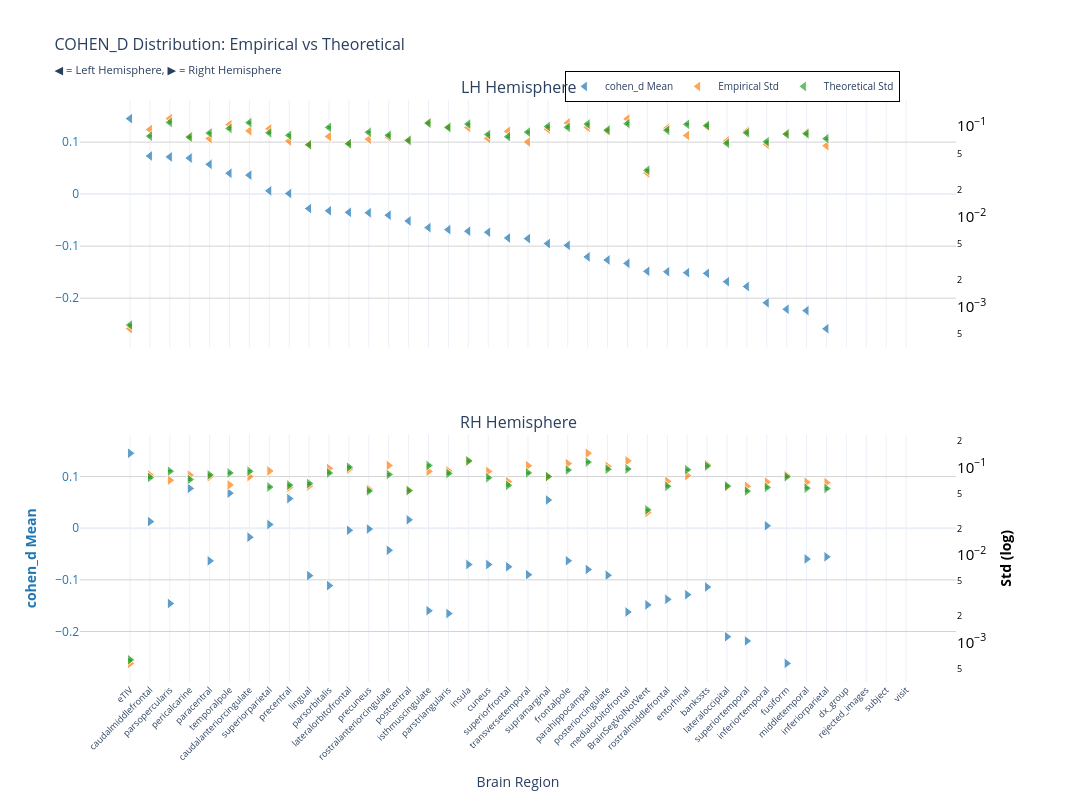
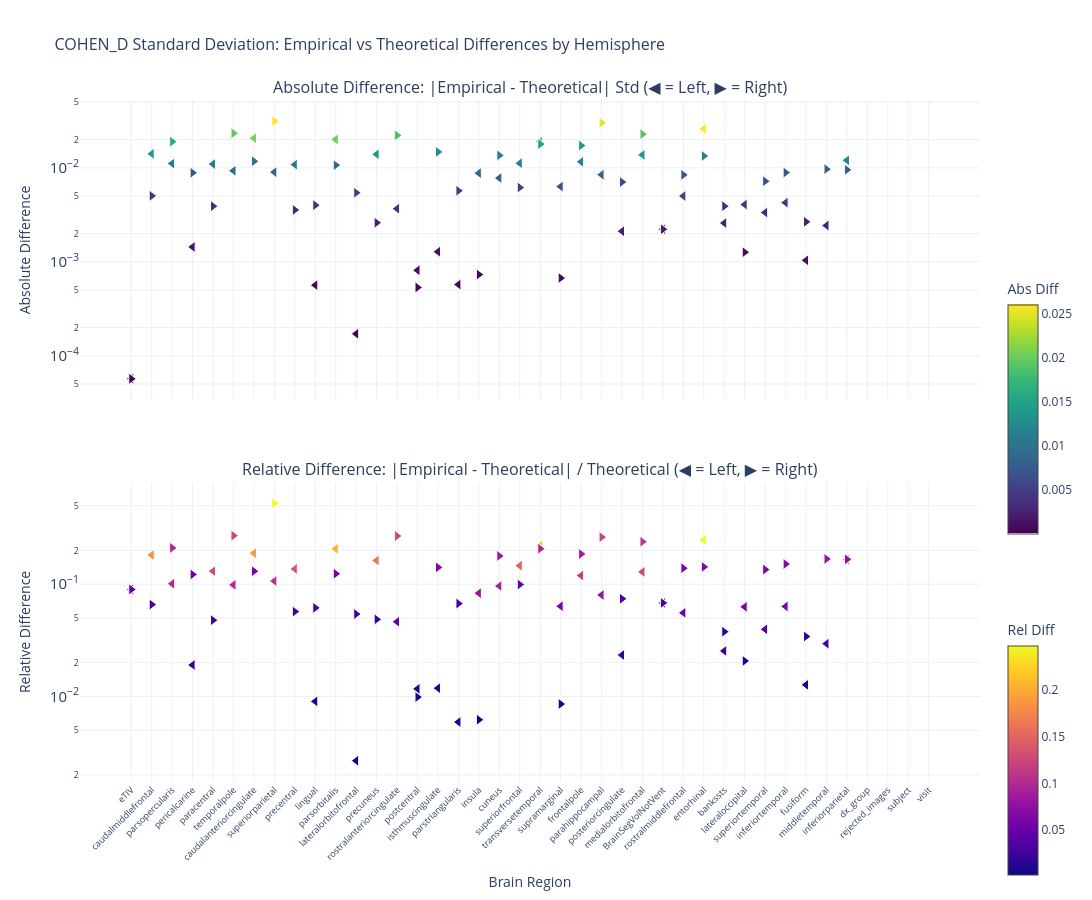

Notebook code for these charts, in order:
### Markdown cell above
### p-value

### Code cell
nu_nav = df_npvr[(df_npvr["study"] == "longitudinal") & (df_npvr["group"] == "HC-PD")]
data_path = stats_dir / f"cohen_d_longitudinal_{METRIC}.parquet"
df, stats = get_test_stats(
    data_path,
    stat_functions_F,
    nu_nav,
    hemisphere=True,
    study="longitudinal",
    raw_values=True,
)
show_figure(
    stats, hemisphere=True, stat_name="cohen_d", study="longitudinal", metric=METRIC
)

### Figure 1 — Plotly figure (JSON) as saved in the notebook; plotly's stock layout.template omitted (floating-point values rounded to 4 significant figures)
{"data": [{"hovertemplate": "<b>%{x}</b><br>Mean cohen_d: %{y:.2f}<br><extra></extra>", "legendgroup": "mean", "marker": {"color": "#1f77b4", "line": {"color": "white", "width": 1}, "opacity": 0.7, "size": 10, "symbol": "triangle-left"}, "mode": "markers", "name": "cohen_d Mean", "showlegend": true, "type": "scatter", "x": ["eTIV", "caudalmiddlefrontal", "parsopercularis", "pericalcarine", "paracentral", "temporalpole", "caudalanteriorcingulate", "superiorparietal", "precentral", "lingual", "parsorbitalis", "lateralorbitofrontal", "precuneus", "rostralanteriorcingulate", "postcentral", "isthmuscingulate", "parstriangularis", "insula", "cuneus", "superiorfrontal", "transversetemporal", "supramarginal", "frontalpole", "parahippocampal", "posteriorcingulate", "medialorbitofrontal", "BrainSegVolNotVent", "rostralmiddlefrontal", "entorhinal", "bankssts", "lateraloccipital", "superiortemporal", "inferiortemporal", "fusiform", "middletemporal", "inferiorparietal", "dx_group", "rejected_images", "subject", "visit"], "xaxis": "x", "y": [0.1452, 0.07339, 0.07151, 0.06927, 0.05726, 0.04012, 0.0365, 0.006273, 0.001212, -0.02777, -0.03201, -0.03501, -0.0359, -0.04049, -0.05163, -0.06443, -0.06829, -0.07122, -0.07324, -0.08432, -0.08555, -0.09506, -0.0985, -0.1207, -0.1266, -0.1331, -0.1484, -0.1491, -0.151, -0.1524, -0.1684, -0.1776, -0.2089, -0.2214, -0.224, -0.2588, NaN, NaN, NaN, NaN], "yaxis": "y"}, {"hovertemplate": "<b>%{x}</b><br>Empirical Std: %{y:.3f}<br><extra></extra>", "legendgroup": "empirical", "marker": {"color": "#ff7f0e", "line": {"color": "white", "width": 1}, "opacity": 0.7, "size": 10, "symbol": "triangle-left"}, "mode": "markers", "name": "Empirical Std", "showlegend": true, "type": "scatter", "x": ["eTIV", "caudalmiddlefrontal", "parsopercularis", "pericalcarine", "paracentral", "temporalpole", "caudalanteriorcingulate", "superiorparietal", "precentral", "lingual", "parsorbitalis", "lateralorbitofrontal", "precuneus", "rostralanteriorcingulate", "postcentral", "isthmuscingulate", "parstriangularis", "insula", "cuneus", "superiorfrontal", "transversetemporal", "supramarginal", "frontalpole", "parahippocampal", "posteriorcingulate", "medialorbitofrontal", "BrainSegVolNotVent", "rostralmiddlefrontal", "entorhinal", "bankssts", "lateraloccipital", "superiortemporal", "inferiortemporal", "fusiform", "middletemporal", "inferiorparietal", "dx_group", "rejected_images", "subject", "visit"], "xaxis": "x", "y": [0.0005753, 0.09179, 0.1214, 0.077, 0.073, 0.1038, 0.08884, 0.09344, 0.06842, 0.06192, 0.077, 0.06422, 0.07179, 0.07579, 0.07035, 0.1094, 0.09745, 0.09691, 0.0732, 0.0878, 0.06693, 0.09297, 0.1088, 0.09714, 0.08842, 0.1205, 0.03039, 0.0952, 0.07902, 0.09912, 0.06883, 0.08783, 0.06307, 0.08279, 0.08488, 0.06085, NaN, NaN, NaN, NaN], "yaxis": "y2"}, {"error_y": {"array": [1.256e-05, 0.001543, 0.00219, 0.001501, 0.001668, 0.001877, 0.002177, 0.001678, 0.001575, 0.001242, 0.001929, 0.001273, 0.001703, 0.001579, 0.001382, 0.002149, 0.001925, 0.0021, 0.001609, 0.001522, 0.001709, 0.001973, 0.001931, 0.002098, 0.001799, 0.002121, 0.000648, 0.001792, 0.002087, 0.002021, 0.001287, 0.001679, 0.001338, 0.001624, 0.001638, 0.001448, NaN, NaN, NaN, NaN], "arrayminus": [1.231e-05, 0.001513, 0.002147, 0.001472, 0.001635, 0.001839, 0.002134, 0.001644, 0.001543, 0.001217, 0.00189, 0.001247, 0.00167, 0.001548, 0.001354, 0.002106, 0.001887, 0.002059, 0.001577, 0.001492, 0.001675, 0.001934, 0.001892, 0.002056, 0.001763, 0.002079, 0.0006352, 0.001757, 0.002045, 0.001981, 0.001261, 0.001645, 0.001311, 0.001592, 0.001606, 0.001419, NaN, NaN, NaN, NaN], "color": "#2ca02c", "thickness": 1, "type": "data", "visible": true, "width": 2}, "hovertemplate": "<b>%{x}</b><br>Theoretical Std: %{y:.3f}<br><extra></extra>", "legendgroup": "theoretical", "marker": {"color": "#2ca02c", "line": {"color": "white", "width": 1}, "opacity": 0.7, "size": 10, "symbol": "triangle-left"}, "mode": "markers", "name": "Theoretical Std", "showlegend": true, "type": "scatter", "x": ["eTIV", "caudalmiddlefrontal", "parsopercularis", "pericalcarine", "paracentral", "temporalpole", "caudalanteriorcingulate", "superiorparietal", "precentral", "lingual", "parsorbitalis", "lateralorbitofrontal", "precuneus", "rostralanteriorcingulate", "postcentral", "isthmuscingulate", "parstriangularis", "insula", "cuneus", "superiorfrontal", "transversetemporal", "supramarginal", "frontalpole", "parahippocampal", "posteriorcingulate", "medialorbitofrontal", "BrainSegVolNotVent", "rostralmiddlefrontal", "entorhinal", "bankssts", "lateraloccipital", "superiortemporal", "inferiortemporal", "fusiform", "middletemporal", "inferiorparietal", "dx_group", "rejected_images", "subject", "visit"], "xaxis": "x", "y": [0.0006321, 0.07768, 0.1102, 0.07556, 0.08397, 0.09444, 0.1096, 0.08443, 0.07924, 0.06249, 0.09707, 0.06405, 0.08573, 0.07947, 0.06953, 0.1081, 0.09688, 0.1057, 0.08099, 0.0766, 0.08601, 0.09929, 0.09717, 0.1056, 0.09054, 0.1068, 0.03261, 0.09019, 0.105, 0.1017, 0.06476, 0.08449, 0.06734, 0.08176, 0.08245, 0.07288, NaN, NaN, NaN, NaN], "yaxis": "y2"}, {"hovertemplate": "<b>%{x}</b><br>Mean cohen_d: %{y:.2f}<br><extra></extra>", "legendgroup": "mean", "marker": {"color": "#1f77b4", "line": {"color": "white", "width": 1}, "opacity": 0.7, "size": 10, "symbol": "triangle-right"}, "mode": "markers", "name": "cohen_d Mean", "showlegend": false, "type": "scatter", "x": ["eTIV", "pericalcarine", "temporalpole", "precentral", "supramarginal", "postcentral", "caudalmiddlefrontal", "superiorparietal", "inferiortemporal", "precuneus", "lateralorbitofrontal", "caudalanteriorcingulate", "rostralanteriorcingulate", "inferiorparietal", "middletemporal", "frontalpole", "paracentral", "insula", "cuneus", "superiorfrontal", "parahippocampal", "transversetemporal", "posteriorcingulate", "lingual", "parsorbitalis", "bankssts", "entorhinal", "rostralmiddlefrontal", "parsopercularis", "BrainSegVolNotVent", "isthmuscingulate", "medialorbitofrontal", "parstriangularis", "lateraloccipital", "superiortemporal", "fusiform", "dx_group", "rejected_images", "subject", "visit"], "xaxis": "x2", "y": [0.1452, 0.07709, 0.06785, 0.05734, 0.05463, 0.01625, 0.01287, 0.007189, 0.004773, -0.001514, -0.003959, -0.01736, -0.0427, -0.05542, -0.05958, -0.06301, -0.06321, -0.07026, -0.07031, -0.0747, -0.07986, -0.08997, -0.09105, -0.09179, -0.1111, -0.1138, -0.1287, -0.1377, -0.1458, -0.1484, -0.1597, -0.1622, -0.1652, -0.2101, -0.2183, -0.2617, NaN, NaN, NaN, NaN], "yaxis": "y3"}, {"hovertemplate": "<b>%{x}</b><br>Empirical Std: %{y:.3f}<br><extra></extra>", "legendgroup": "empirical", "marker": {"color": "#ff7f0e", "line": {"color": "white", "width": 1}, "opacity": 0.7, "size": 10, "symbol": "triangle-right"}, "mode": "markers", "name": "Empirical Std", "showlegend": false, "type": "scatter", "x": ["eTIV", "pericalcarine", "temporalpole", "precentral", "supramarginal", "postcentral", "caudalmiddlefrontal", "superiorparietal", "inferiortemporal", "precuneus", "lateralorbitofrontal", "caudalanteriorcingulate", "rostralanteriorcingulate", "inferiorparietal", "middletemporal", "frontalpole", "paracentral", "insula", "cuneus", "superiorfrontal", "parahippocampal", "transversetemporal", "posteriorcingulate", "lingual", "parsorbitalis", "bankssts", "entorhinal", "rostralmiddlefrontal", "parsopercularis", "BrainSegVolNotVent", "isthmuscingulate", "medialorbitofrontal", "parstriangularis", "lateraloccipital", "superiortemporal", "fusiform", "dx_group", "rejected_images", "subject", "visit"], "xaxis": "x2", "y": [0.0005753, 0.08142, 0.06289, 0.05899, 0.07779, 0.05462, 0.08152, 0.09084, 0.06785, 0.05627, 0.09493, 0.07829, 0.1049, 0.06678, 0.06745, 0.1103, 0.07793, 0.1188, 0.08964, 0.06837, 0.1446, 0.1043, 0.1022, 0.06118, 0.09693, 0.1074, 0.08044, 0.06912, 0.07125, 0.03039, 0.08996, 0.1184, 0.09065, 0.05984, 0.06068, 0.08062, NaN, NaN, NaN, NaN], "yaxis": "y4"}, {"error_y": {"array": [1.256e-05, 0.001442, 0.001714, 0.001243, 0.001559, 0.001075, 0.00152, 0.001182, 0.001171, 0.001066, 0.001994, 0.001789, 0.001643, 0.001138, 0.001148, 0.001849, 0.001626, 0.002347, 0.001511, 0.001236, 0.002276, 0.001716, 0.001891, 0.001295, 0.001714, 0.002056, 0.001864, 0.001206, 0.001793, 0.000648, 0.002081, 0.001899, 0.001688, 0.001214, 0.001062, 0.001549, NaN, NaN, NaN, NaN], "arrayminus": [1.231e-05, 0.001413, 0.00168, 0.001218, 0.001528, 0.001053, 0.00149, 0.001159, 0.001148, 0.001045, 0.001955, 0.001754, 0.001611, 0.001115, 0.001125, 0.001812, 0.001594, 0.0023, 0.001481, 0.001211, 0.002231, 0.001682, 0.001854, 0.00127, 0.00168, 0.002015, 0.001827, 0.001182, 0.001758, 0.0006352, 0.00204, 0.001862, 0.001654, 0.00119, 0.001041, 0.001518, NaN, NaN, NaN, NaN], "color": "#2ca02c", "thickness": 1, "type": "data", "visible": true, "width": 2}, "hovertemplate": "<b>%{x}</b><br>Theoretical Std: %{y:.3f}<br><extra></extra>", "legendgroup": "theoretical", "marker": {"color": "#2ca02c", "line": {"color": "white", "width": 1}, "opacity": 0.7, "size": 10, "symbol": "triangle-right"}, "mode": "markers", "name": "Theoretical Std", "showlegend": false, "type": "scatter", "x": ["eTIV", "pericalcarine", "temporalpole", "precentral", "supramarginal", "postcentral", "caudalmiddlefrontal", "superiorparietal", "inferiortemporal", "precuneus", "lateralorbitofrontal", "caudalanteriorcingulate", "rostralanteriorcingulate", "inferiorparietal", "middletemporal", "frontalpole", "paracentral", "insula", "cuneus", "superiorfrontal", "parahippocampal", "transversetemporal", "posteriorcingulate", "lingual", "parsorbitalis", "bankssts", "entorhinal", "rostralmiddlefrontal", "parsopercularis", "BrainSegVolNotVent", "isthmuscingulate", "medialorbitofrontal", "parstriangularis", "lateraloccipital", "superiortemporal", "fusiform", "dx_group", "rejected_images", "subject", "visit"], "xaxis": "x2", "y": [0.0006321, 0.07256, 0.08624, 0.06255, 0.07846, 0.05409, 0.07649, 0.05949, 0.05894, 0.05366, 0.1004, 0.09004, 0.0827, 0.05725, 0.05775, 0.09305, 0.08184, 0.1181, 0.07606, 0.0622, 0.1145, 0.08637, 0.09519, 0.06519, 0.08624, 0.1035, 0.0938, 0.0607, 0.09025, 0.03261, 0.1047, 0.09559, 0.08495, 0.06111, 0.05347, 0.07795, NaN, NaN, NaN, NaN], "yaxis": "y4"}], "layout": {"annotations": [{"font": {"size": 16}, "showarrow": false, "text": "LH Hemisphere", "x": 0.47, "xanchor": "center", "xref": "paper", "y": 1, "yanchor": "bottom", "yref": "paper"}, {"font": {"size": 16}, "showarrow": false, "text": "RH Hemisphere", "x": 0.47, "xanchor": "center", "xref": "paper", "y": 0.425, "yanchor": "bottom", "yref": "paper"}], "height": 800, "hovermode": "x", "legend": {"bgcolor": "rgba(255, 255, 255, 0.9)", "bordercolor": "black", "borderwidth": 1, "font": {"size": 10}, "orientation": "h", "x": 0.7, "xanchor": "center", "y": 1.05}, "title": {"font": {"size": 16}, "text": "COHEN_D Distribution: Empirical vs Theoretical<br><sub>◀ = Left Hemisphere, ▶ = Right Hemisphere</sub>"}, "width": 1400, "xaxis": {"anchor": "y", "domain": [0, 0.94], "matches": "x2", "showticklabels": false}, "xaxis2": {"anchor": "y3", "domain": [0, 0.94], "tickangle": -45, "tickfont": {"size": 9}, "title": {"text": "Brain Region"}}, "yaxis": {"anchor": "x", "domain": [0.575, 1], "gridcolor": "lightgray", "showgrid": true, "tickfont": {"color": "#1f77b4"}, "title": {"font": {"color": "#1f77b4"}, "text": ""}}, "yaxis2": {"anchor": "x", "exponentformat": "power", "overlaying": "y", "showgrid": false, "side": "right", "tickfont": {"color": "black"}, "title": {"font": {"color": "black"}, "text": ""}, "type": "log"}, "yaxis3": {"anchor": "x2", "domain": [0, 0.425], "gridcolor": "lightgray", "showgrid": true, "tickfont": {"color": "#1f77b4"}, "title": {"font": {"color": "#1f77b4"}, "text": "<b>cohen_d Mean</b>"}}, "yaxis4": {"anchor": "x2", "exponentformat": "power", "overlaying": "y3", "showgrid": false, "side": "right", "tickfont": {"color": "black"}, "title": {"font": {"color": "black"}, "text": "<b>Std (log)</b>"}, "type": "log"}}}

### Figure 2 — Plotly figure (JSON) as saved in the notebook; plotly's stock layout.template omitted (floating-point values rounded to 4 significant figures)
{"data": [{"hovertemplate": "<b>%{x}</b><br>Hemisphere: %{text}<br>Abs Diff: %{y:.4f}<br><extra></extra>", "legendgroup": "abs_lh", "marker": {"color": [5.68e-05, 0.01411, 0.01111, 0.00144, 0.01097, 0.009308, 0.02071, 0.009006, 0.01083, 0.0005644, 0.02006, 0.0001712, 0.01394, 0.003677, 0.0008124, 0.001281, 0.0005728, 0.008788, 0.007791, 0.0112, 0.01907, 0.006318, 0.0116, 0.008452, 0.002116, 0.01374, 0.002219, 0.005009, 0.026, 0.002585, 0.004068, 0.003346, 0.004264, 0.001036, 0.002431, 0.01203, NaN, NaN, NaN, NaN], "colorbar": {"len": 0.4, "title": {"text": "Abs Diff"}, "y": 0.75, "yanchor": "top"}, "colorscale": [[0, "#440154"], [0.1111, "#482878"], [0.2222, "#3e4989"], [0.3333, "#31688e"], [0.4444, "#26828e"], [0.5556, "#1f9e89"], [0.6667, "#35b779"], [0.7778, "#6ece58"], [0.8889, "#b5de2b"], [1, "#fde725"]], "line": {"color": "white", "width": 1}, "showscale": true, "size": 10, "symbol": "triangle-left"}, "mode": "markers", "name": "Absolute (lh)", "showlegend": false, "text": ["lh", "lh", "lh", "lh", "lh", "lh", "lh", "lh", "lh", "lh", "lh", "lh", "lh", "lh", "lh", "lh", "lh", "lh", "lh", "lh", "lh", "lh", "lh", "lh", "lh", "lh", "lh", "lh", "lh", "lh", "lh", "lh", "lh", "lh", "lh", "lh", "lh", "lh", "lh", "lh"], "type": "scatter", "x": ["eTIV", "caudalmiddlefrontal", "parsopercularis", "pericalcarine", "paracentral", "temporalpole", "caudalanteriorcingulate", "superiorparietal", "precentral", "lingual", "parsorbitalis", "lateralorbitofrontal", "precuneus", "rostralanteriorcingulate", "postcentral", "isthmuscingulate", "parstriangularis", "insula", "cuneus", "superiorfrontal", "transversetemporal", "supramarginal", "frontalpole", "parahippocampal", "posteriorcingulate", "medialorbitofrontal", "BrainSegVolNotVent", "rostralmiddlefrontal", "entorhinal", "bankssts", "lateraloccipital", "superiortemporal", "inferiortemporal", "fusiform", "middletemporal", "inferiorparietal", "dx_group", "rejected_images", "subject", "visit"], "xaxis": "x", "y": [5.68e-05, 0.01411, 0.01111, 0.00144, 0.01097, 0.009308, 0.02071, 0.009006, 0.01083, 0.0005644, 0.02006, 0.0001712, 0.01394, 0.003677, 0.0008124, 0.001281, 0.0005728, 0.008788, 0.007791, 0.0112, 0.01907, 0.006318, 0.0116, 0.008452, 0.002116, 0.01374, 0.002219, 0.005009, 0.026, 0.002585, 0.004068, 0.003346, 0.004264, 0.001036, 0.002431, 0.01203, NaN, NaN, NaN, NaN], "yaxis": "y"}, {"hovertemplate": "<b>%{x}</b><br>Hemisphere: %{text}<br>Rel Diff: %{y:.2%}<br><extra></extra>", "legendgroup": "rel_lh", "marker": {"color": [0.08986, 0.1816, 0.1008, 0.01906, 0.1306, 0.09856, 0.1891, 0.1067, 0.1366, 0.009033, 0.2067, 0.002672, 0.1626, 0.04627, 0.01168, 0.01184, 0.005912, 0.08314, 0.0962, 0.1462, 0.2218, 0.06363, 0.1193, 0.08004, 0.02338, 0.1287, 0.06805, 0.05553, 0.2476, 0.02541, 0.06282, 0.0396, 0.06333, 0.01268, 0.02949, 0.1651, NaN, NaN, NaN, NaN], "colorbar": {"len": 0.4, "title": {"text": "Rel Diff"}, "y": 0.25, "yanchor": "top"}, "colorscale": [[0, "#0d0887"], [0.1111, "#46039f"], [0.2222, "#7201a8"], [0.3333, "#9c179e"], [0.4444, "#bd3786"], [0.5556, "#d8576b"], [0.6667, "#ed7953"], [0.7778, "#fb9f3a"], [0.8889, "#fdca26"], [1, "#f0f921"]], "line": {"color": "white", "width": 1}, "showscale": true, "size": 10, "symbol": "triangle-left"}, "mode": "markers", "name": "Relative (lh)", "showlegend": false, "text": ["lh", "lh", "lh", "lh", "lh", "lh", "lh", "lh", "lh", "lh", "lh", "lh", "lh", "lh", "lh", "lh", "lh", "lh", "lh", "lh", "lh", "lh", "lh", "lh", "lh", "lh", "lh", "lh", "lh", "lh", "lh", "lh", "lh", "lh", "lh", "lh", "lh", "lh", "lh", "lh"], "type": "scatter", "x": ["eTIV", "caudalmiddlefrontal", "parsopercularis", "pericalcarine", "paracentral", "temporalpole", "caudalanteriorcingulate", "superiorparietal", "precentral", "lingual", "parsorbitalis", "lateralorbitofrontal", "precuneus", "rostralanteriorcingulate", "postcentral", "isthmuscingulate", "parstriangularis", "insula", "cuneus", "superiorfrontal", "transversetemporal", "supramarginal", "frontalpole", "parahippocampal", "posteriorcingulate", "medialorbitofrontal", "BrainSegVolNotVent", "rostralmiddlefrontal", "entorhinal", "bankssts", "lateraloccipital", "superiortemporal", "inferiortemporal", "fusiform", "middletemporal", "inferiorparietal", "dx_group", "rejected_images", "subject", "visit"], "xaxis": "x2", "y": [0.08986, 0.1816, 0.1008, 0.01906, 0.1306, 0.09856, 0.1891, 0.1067, 0.1366, 0.009033, 0.2067, 0.002672, 0.1626, 0.04627, 0.01168, 0.01184, 0.005912, 0.08314, 0.0962, 0.1462, 0.2218, 0.06363, 0.1193, 0.08004, 0.02338, 0.1287, 0.06805, 0.05553, 0.2476, 0.02541, 0.06282, 0.0396, 0.06333, 0.01268, 0.02949, 0.1651, NaN, NaN, NaN, NaN], "yaxis": "y2"}, {"hovertemplate": "<b>%{x}</b><br>Hemisphere: %{text}<br>Abs Diff: %{y:.4f}<br><extra></extra>", "legendgroup": "abs_rh", "marker": {"color": [5.68e-05, 0.008869, 0.02335, 0.003564, 0.0006716, 0.0005334, 0.005034, 0.03135, 0.008908, 0.002606, 0.005436, 0.01175, 0.0222, 0.009532, 0.009695, 0.01727, 0.003911, 0.0007316, 0.01358, 0.006171, 0.03007, 0.0179, 0.007061, 0.004009, 0.01069, 0.003906, 0.01337, 0.008422, 0.019, 0.002219, 0.01478, 0.02283, 0.005705, 0.001265, 0.007209, 0.002664, NaN, NaN, NaN, NaN], "colorbar": {"len": 0.4, "title": {"text": "Abs Diff"}, "y": 0.75, "yanchor": "top"}, "colorscale": [[0, "#440154"], [0.1111, "#482878"], [0.2222, "#3e4989"], [0.3333, "#31688e"], [0.4444, "#26828e"], [0.5556, "#1f9e89"], [0.6667, "#35b779"], [0.7778, "#6ece58"], [0.8889, "#b5de2b"], [1, "#fde725"]], "line": {"color": "white", "width": 1}, "showscale": false, "size": 10, "symbol": "triangle-right"}, "mode": "markers", "name": "Absolute (rh)", "showlegend": false, "text": ["rh", "rh", "rh", "rh", "rh", "rh", "rh", "rh", "rh", "rh", "rh", "rh", "rh", "rh", "rh", "rh", "rh", "rh", "rh", "rh", "rh", "rh", "rh", "rh", "rh", "rh", "rh", "rh", "rh", "rh", "rh", "rh", "rh", "rh", "rh", "rh", "rh", "rh", "rh", "rh"], "type": "scatter", "x": ["eTIV", "pericalcarine", "temporalpole", "precentral", "supramarginal", "postcentral", "caudalmiddlefrontal", "superiorparietal", "inferiortemporal", "precuneus", "lateralorbitofrontal", "caudalanteriorcingulate", "rostralanteriorcingulate", "inferiorparietal", "middletemporal", "frontalpole", "paracentral", "insula", "cuneus", "superiorfrontal", "parahippocampal", "transversetemporal", "posteriorcingulate", "lingual", "parsorbitalis", "bankssts", "entorhinal", "rostralmiddlefrontal", "parsopercularis", "BrainSegVolNotVent", "isthmuscingulate", "medialorbitofrontal", "parstriangularis", "lateraloccipital", "superiortemporal", "fusiform", "dx_group", "rejected_images", "subject", "visit"], "xaxis": "x", "y": [5.68e-05, 0.008869, 0.02335, 0.003564, 0.0006716, 0.0005334, 0.005034, 0.03135, 0.008908, 0.002606, 0.005436, 0.01175, 0.0222, 0.009532, 0.009695, 0.01727, 0.003911, 0.0007316, 0.01358, 0.006171, 0.03007, 0.0179, 0.007061, 0.004009, 0.01069, 0.003906, 0.01337, 0.008422, 0.019, 0.002219, 0.01478, 0.02283, 0.005705, 0.001265, 0.007209, 0.002664, NaN, NaN, NaN, NaN], "yaxis": "y"}, {"hovertemplate": "<b>%{x}</b><br>Hemisphere: %{text}<br>Rel Diff: %{y:.2%}<br><extra></extra>", "legendgroup": "rel_rh", "marker": {"color": [0.08986, 0.1222, 0.2708, 0.05698, 0.00856, 0.009862, 0.06581, 0.5269, 0.1511, 0.04857, 0.05416, 0.1305, 0.2685, 0.1665, 0.1679, 0.1856, 0.04779, 0.006195, 0.1785, 0.09921, 0.2626, 0.2073, 0.07418, 0.0615, 0.1239, 0.03775, 0.1425, 0.1387, 0.2105, 0.06805, 0.1411, 0.2389, 0.06715, 0.0207, 0.1348, 0.03418, NaN, NaN, NaN, NaN], "colorbar": {"len": 0.4, "title": {"text": "Rel Diff"}, "y": 0.25, "yanchor": "top"}, "colorscale": [[0, "#0d0887"], [0.1111, "#46039f"], [0.2222, "#7201a8"], [0.3333, "#9c179e"], [0.4444, "#bd3786"], [0.5556, "#d8576b"], [0.6667, "#ed7953"], [0.7778, "#fb9f3a"], [0.8889, "#fdca26"], [1, "#f0f921"]], "line": {"color": "white", "width": 1}, "showscale": false, "size": 10, "symbol": "triangle-right"}, "mode": "markers", "name": "Relative (rh)", "showlegend": false, "text": ["rh", "rh", "rh", "rh", "rh", "rh", "rh", "rh", "rh", "rh", "rh", "rh", "rh", "rh", "rh", "rh", "rh", "rh", "rh", "rh", "rh", "rh", "rh", "rh", "rh", "rh", "rh", "rh", "rh", "rh", "rh", "rh", "rh", "rh", "rh", "rh", "rh", "rh", "rh", "rh"], "type": "scatter", "x": ["eTIV", "pericalcarine", "temporalpole", "precentral", "supramarginal", "postcentral", "caudalmiddlefrontal", "superiorparietal", "inferiortemporal", "precuneus", "lateralorbitofrontal", "caudalanteriorcingulate", "rostralanteriorcingulate", "inferiorparietal", "middletemporal", "frontalpole", "paracentral", "insula", "cuneus", "superiorfrontal", "parahippocampal", "transversetemporal", "posteriorcingulate", "lingual", "parsorbitalis", "bankssts", "entorhinal", "rostralmiddlefrontal", "parsopercularis", "BrainSegVolNotVent", "isthmuscingulate", "medialorbitofrontal", "parstriangularis", "lateraloccipital", "superiortemporal", "fusiform", "dx_group", "rejected_images", "subject", "visit"], "xaxis": "x2", "y": [0.08986, 0.1222, 0.2708, 0.05698, 0.00856, 0.009862, 0.06581, 0.5269, 0.1511, 0.04857, 0.05416, 0.1305, 0.2685, 0.1665, 0.1679, 0.1856, 0.04779, 0.006195, 0.1785, 0.09921, 0.2626, 0.2073, 0.07418, 0.0615, 0.1239, 0.03775, 0.1425, 0.1387, 0.2105, 0.06805, 0.1411, 0.2389, 0.06715, 0.0207, 0.1348, 0.03418, NaN, NaN, NaN, NaN], "yaxis": "y2"}], "layout": {"annotations": [{"font": {"size": 16}, "showarrow": false, "text": "Absolute Difference: |Empirical - Theoretical| Std (◀ = Left, ▶ = Right)", "x": 0.5, "xanchor": "center", "xref": "paper", "y": 1, "yanchor": "bottom", "yref": "paper"}, {"font": {"size": 16}, "showarrow": false, "text": "Relative Difference: |Empirical - Theoretical| / Theoretical (◀ = Left, ▶ = Right)", "x": 0.5, "xanchor": "center", "xref": "paper", "y": 0.44, "yanchor": "bottom", "yref": "paper"}], "height": 900, "hovermode": "x unified", "showlegend": false, "title": {"font": {"size": 16}, "text": "COHEN_D Standard Deviation: Empirical vs Theoretical Differences by Hemisphere"}, "width": 1400, "xaxis": {"anchor": "y", "domain": [0, 1], "showticklabels": false}, "xaxis2": {"anchor": "y2", "domain": [0, 1], "tickangle": -45, "tickfont": {"size": 9}, "title": {"text": "Brain Region"}}, "yaxis": {"anchor": "x", "domain": [0.56, 1], "exponentformat": "power", "title": {"text": "Absolute Difference"}, "type": "log"}, "yaxis2": {"anchor": "x2", "domain": [0, 0.44], "exponentformat": "power", "title": {"text": "Relative Difference"}, "type": "log"}}}
